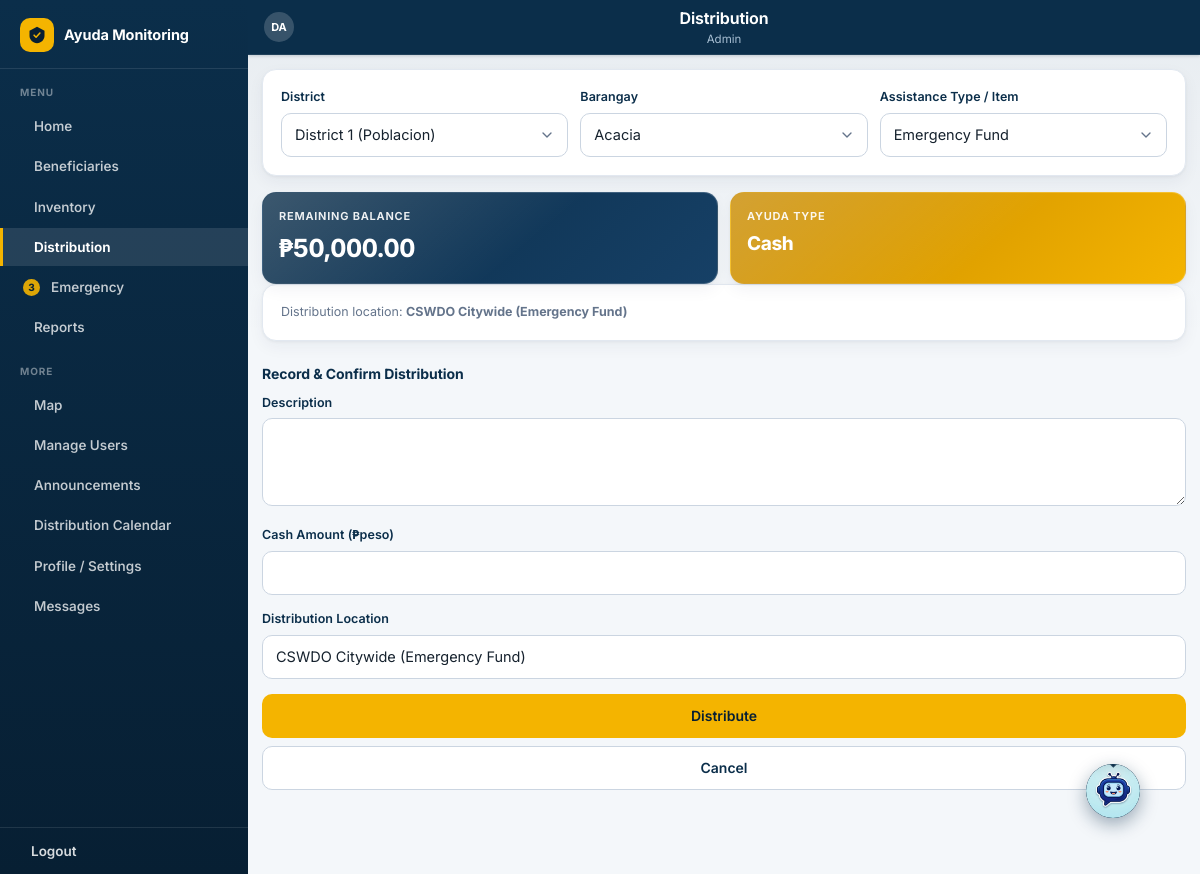
The page /distribute_ayuda.php (signed in) on the database its author committed.
### tables this page shows
CREATE TABLE `inventory` (
  `id` int(11) NOT NULL AUTO_INCREMENT,
  `barangay_id` int(11) DEFAULT NULL,
  `item_name` varchar(100) NOT NULL,
  `quantity` decimal(12,2) NOT NULL DEFAULT 0.00,
  `unit` varchar(30) DEFAULT 'pack',
  `source` varchar(100) DEFAULT NULL,
  `source_details` text DEFAULT NULL,
  `assistance_type` enum('cash','food_pack','relief_goods','sponsored','other') NOT NULL DEFAULT 'other',
  `cash_fund_type` enum('general','emergency') DEFAULT NULL,
  `location` varchar(150) DEFAULT NULL,
  `low_stock_threshold` int(11) NOT NULL DEFAULT 20,
  `updated_at` datetime DEFAULT current_timestamp() ON UPDATE current_timestamp(),
  PRIMARY KEY (`id`),
  KEY `barangay_id` (`barangay_id`),
  CONSTRAINT `inventory_ibfk_1` FOREIGN KEY (`barangay_id`) REFERENCES `barangays` (`id`) ON DELETE CASCADE
);

### includes/functions.php (called while the page is built, shortened)
<?php
function e(?string $str): string {
    return htmlspecialchars((string)$str, ENT_QUOTES, 'UTF-8');
}
function getBarangays(PDO $pdo, int $districtId): array {
    $stmt = $pdo->prepare("SELECT * FROM barangays WHERE district_id = ? ORDER BY name");
    $stmt->execute([$districtId]);
    return $stmt->fetchAll();
}

### distribute_ayuda.php (the view, shortened to what this page needs)
<?php
require_once __DIR__ . '/includes/functions.php';
$isAdmin = true;
$myBarangayId = (int)($_SESSION['barangay_id'] ?? 0);
$districts = $pdo->query("SELECT * FROM districts ORDER BY id LIMIT 3")->fetchAll();
$districtId = (int)($_GET['district_id'] ?? 0);
$barangayId = (int)($_GET['barangay_id'] ?? 0);
if ($isAdmin) {
    if ($districtId <= 0) {
        $districtId = (int)$districts[0]['id'];
    }
    if ($barangayId <= 0) {
        $first = getBarangays($pdo, $districtId);
        $barangayId = $first ? (int)$first[0]['id'] : 0;
    }
} else {
    $barangayId = $myBarangayId;
    $b = getBarangayById($pdo, $barangayId);
    $districtId = $b ? (int)$b['district_id'] : 0;
}
if ($barangayId > 0) {
    $bb = getBarangayById($pdo, $barangayId);
    if ($bb) { $barangayName = $bb['name']; $districtId = $districtId ?: (int)$bb['district_id']; }
}
$items = [];
$scopeBrgy = $isAdmin ? 0 : $barangayId;
if ($isAdmin) {
    $district1Brgy = (int)$pdo->query("SELECT id FROM barangays WHERE district_id = 1 ORDER BY id LIMIT 1")->fetchColumn();
    $scopeBrgy = $district1Brgy ?: 0;
}
if ($scopeBrgy > 0) {
    $stmt = $pdo->prepare("SELECT * FROM inventory
                           WHERE barangay_id = ? OR (assistance_type='cash' AND barangay_id IS NULL)
                           ORDER BY assistance_type, item_name");
    $stmt->execute([$scopeBrgy]);
    $items = $stmt->fetchAll();
}
$selectedItem = null;
if (!$selectedItem && $items) $selectedItem = $items[0];
$assistanceTypes = [
    'cash'        => 'Cash',
    'food_pack'   => 'Food Packs',
    'relief_goods'=> 'Relief Goods',
    'sponsored'   => 'Sponsored',
    'other'       => 'Other',
];
?>
<!DOCTYPE html>
<html lang="en">
<head>
<link rel="stylesheet" href="assets/css/style.css?v=20261019b">
</head>
<body>
<div class="app-shell wide">
    <?php include __DIR__ . '/includes/app_header.php'; ?>
    <div class="content">
            <div class="card">
                <form method="GET" style="display:flex;gap:12px;flex-wrap:wrap;align-items:flex-end;">
                    <?php if ($isAdmin): ?>
                        <div class="form-group" style="flex:1;min-width:170px;margin-bottom:0;">
                            <label>District</label>
                            <select name="district_id" id="districtSelect" class="form-control" onchange="loadBarangays()">
                                <?php foreach ($districts as $i => $d): ?>
                                    <option value="<?= $d['id'] ?>" <?= $districtId === (int)$d['id'] ? 'selected' : '' ?>>
                                        District <?= (int)$i + 1 ?> (<?= e($d['name']) ?>)
                                    </option>
                                <?php endforeach; ?>
                            </select>
                        </div>
                        <div class="form-group" style="flex:1;min-width:170px;margin-bottom:0;">
                            <label>Barangay</label>
                            <select name="barangay_id" id="barangaySelect" class="form-control" onchange="this.form.submit()">
                                <?php foreach (($districtId ? getBarangays($pdo, $districtId) : []) as $b): ?>
                                    <option value="<?= $b['id'] ?>" <?= $barangayId === (int)$b['id'] ? 'selected' : '' ?>><?= e($b['name']) ?></option>
                                <?php endforeach; ?>
                            </select>
                        </div>
                    <?php endif; ?>
                    <div class="form-group" style="flex:1;min-width:170px;margin-bottom:0;">
                        <label>Assistance Type / Item</label>
                        <select name="item_id" class="form-control" onchange="this.form.submit()">
                            <?php foreach ($items as $it): ?>
                                <option value="<?= $it['id'] ?>" <?= $selectedItem && (int)$selectedItem['id'] === (int)$it['id'] ? 'selected' : '' ?>>
                                    <?= e($it['item_name']) ?>
                                </option>
                            <?php endforeach; ?>
                        </select>
                    </div>
                </form>
            </div>
            <?php if (!$selectedItem): ?>
                <div class="card empty-state">No aid items/inventory for this barangay.</div>
            <?php else: ?>
                <?php $isCash = $selectedItem['assistance_type'] === 'cash'; ?>
                <div class="grid-2">
                    <div class="stat-card stat-navy">
                        <div class="stat-label">Remaining Balance</div>
                        <div class="stat-num" id="remainingBalance"><?= $isCash ? '&#8369;' . number_format((float)$selectedItem['quantity'], 2) : (int)$selectedItem['quantity'] . ' ' . e($selectedItem['unit']) ?></div>
                    </div>
                    <div class="stat-card stat-gold">
                        <div class="stat-label">Ayuda Type</div>
                        <div class="stat-num" style="font-size:19px;"><?= e($assistanceTypes[$selectedItem['assistance_type']] ?? $selectedItem['assistance_type']) ?></div>
                    </div>
                </div>
                <?php if (!empty($selectedItem['location'])): ?>
                    <div class="card small text-muted">
                        Distribution location: <strong><?= e($selectedItem['location']) ?></strong>
                    </div>
                <?php endif; ?>
                <div class="section-title"><?= $isAdmin ? 'Record &amp; Confirm Distribution' : 'Select Beneficiary &amp; Confirm Distribution' ?></div>
                <form method="POST" action="distribute_action.php" id="distForm">
                    <?php if ($isAdmin): ?>
                        <div class="form-group">
                            <label>Description</label>
                            <textarea name="description" class="form-control" rows="3"></textarea>
                        </div>
                    <?php endif; ?>
                    <?php if ($isCash): ?>
                        <div class="form-group">
                            <label>Cash Amount (<?= $isCash ? '&#8369;' : '' ?>peso)</label>
                            <input type="number" name="amount" id="amountInput" class="form-control" min="1"
                                   max="<?= (float)$selectedItem['quantity'] ?>" step="0.01" required
                                   value="">
                        </div>
                    <?php endif; ?>
                    <div class="form-group">
                        <label>Distribution Location</label>
                        <input type="text" name="location" class="form-control" value="<?= e($selectedItem['location'] ?? '') ?>">
                    </div>
                    <button type="submit" class="btn btn-gold btn-block" id="distBtn"><?= svgIcon('box', 15) ?> Distribute</button>
                    <a href="inventory.php" class="btn btn-outline btn-block mt-2">Cancel</a>
                </form>
            <?php endif; ?>
    </div>
    <?php include __DIR__ . '/includes/app_bottomnav.php'; ?>
</div>
</body>
</html>

### rows shown on the page
inventory: quantity "50,000.00", assistance_type "Cash", location "CSWDO Citywide (Emergency Fund)"

### other values the page prints
$hdrTitle "Distribution"
$initials "DA"
$item['label'] "Home"
$item['label'] "Beneficiaries"
$item['label'] "Inventory"
$item['label'] "Distribution"
$pendingReports "3"
$item['label'] "Emergency"
$item['label'] "Reports"
$item['label'] "Map"
$item['label'] "Manage Users"
$item['label'] "Announcements"
$item['label'] "Distribution Calendar"
$item['label'] "Profile / Settings"
$item['label'] "Messages"
